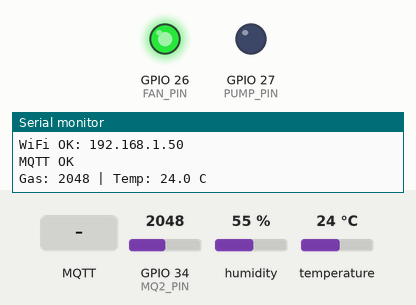
A sketch run on a simulated ESP32. Parts: output pins drawn as LEDs (lit = HIGH), the last lines printed to the serial monitor. Inputs (shaded band) come from the test bench; at power-on: GPIO 34 (MQ2_PIN) = 2048, humidity 55 %, temperature 24 °C. WiFi joins after 1.5 s; servers stay silent unless stated; no MQTT or app messages arrive unless stated.

Above: at 2.3 s.
2.4 s: GPIO 34 (MQ2_PIN) set to 1935
At 4.4 s:
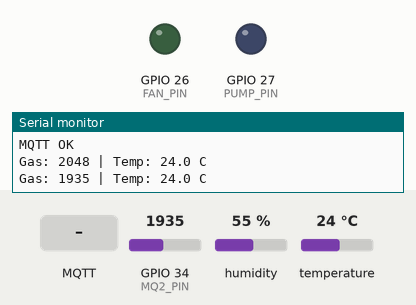
5.5 s: MQTT message "ON" arrives on the second subscribed topic
At 6.8 s:
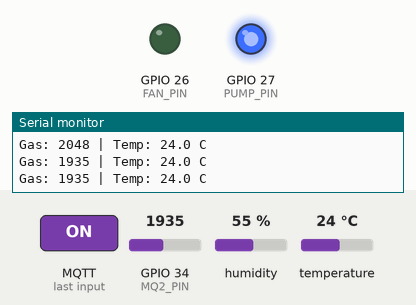
7.1 s: MQTT message "ON" arrives on the first subscribed topic
At 8.3 s:
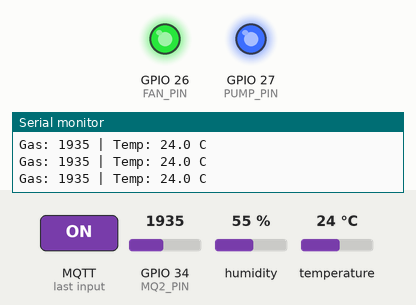
8.7 s: MQTT message "OFF" arrives on the first subscribed topic
At 9.7 s:
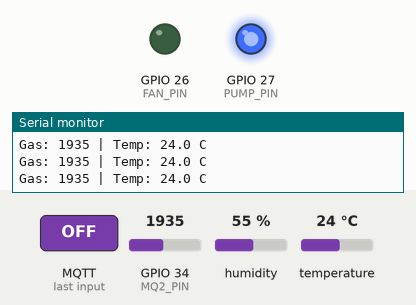
10.3 s: MQTT message "OFF" arrives on the second subscribed topic
At 11.1 s:
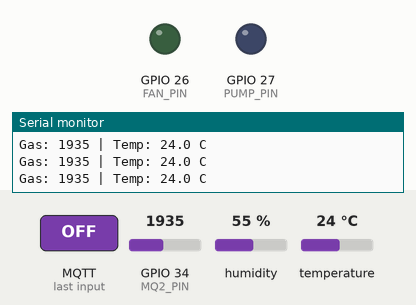
Timing chart, 0 to 12.9 s (numbered marks = the images above; inputs shaded):
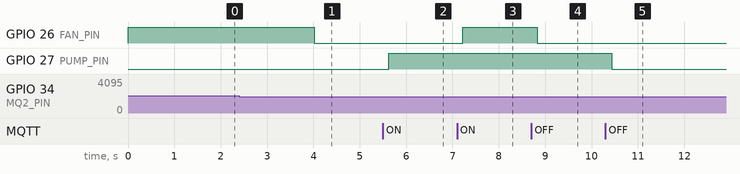

The sketch:

sketch.ino
```cpp
#include <WiFi.h>
#include <PubSubClient.h>
#include <DHT.h>

// ---------- Cấu hình ----------
#define MQ2_PIN   34
#define DHT_PIN   15
#define FAN_PIN   26
#define PUMP_PIN  27

const char* WIFI_SSID = "Wokwi-GUEST";
const char* WIFI_PASS = "";
const char* MQTT_HOST = "broker.hivemq.com";
const int   MQTT_PORT = 1883;

#define T_DATA  "nhom1/baocay/data"      // JSON {"gas":..,"temp":..}
#define T_FAN   "nhom1/baocay/fan"       // ON / OFF / AUTO
#define T_PUMP  "nhom1/baocay/pump"      // ON / OFF / AUTO

#define GAS_THRESHOLD   2000   // ADC 0-4095
#define TEMP_THRESHOLD  50.0   // °C

DHT dht(DHT_PIN, DHT22);
WiFiClient espClient;
PubSubClient mqtt(espClient);

struct SensorData { int gas; float temp; };

QueueHandle_t dataQueue;   // Task đọc -> Task truyền
QueueHandle_t alertQueue;  // Task đọc -> Task cảnh báo

// 0 = AUTO, 1 = ON (manual), 2 = OFF (manual)
volatile int fanMode = 0, pumpMode = 0;

void onMessage(char* topic, byte* payload, unsigned int len) {
  String m; for (unsigned i = 0; i < len; i++) m += (char)payload[i];
  int v = (m == "ON") ? 1 : (m == "OFF") ? 2 : 0;
  if (String(topic) == T_FAN)  fanMode  = v;
  if (String(topic) == T_PUMP) pumpMode = v;
}

// ---------- Task truyền data (Core 0) ----------
void taskTransmit(void* pv) {
  WiFi.begin(WIFI_SSID, WIFI_PASS, 6);
  while (WiFi.status() != WL_CONNECTED) { vTaskDelay(500 / portTICK_PERIOD_MS); }
  Serial.println("WiFi OK: " + WiFi.localIP().toString());
  mqtt.setServer(MQTT_HOST, MQTT_PORT);
  mqtt.setCallback(onMessage);
  SensorData d;
  for (;;) {
    if (!mqtt.connected()) {
      String id = "esp32-" + String((uint32_t)ESP.getEfuseMac(), HEX);
      if (mqtt.connect(id.c_str())) {
        mqtt.subscribe(T_FAN); mqtt.subscribe(T_PUMP);
        Serial.println("MQTT OK");
      } else { vTaskDelay(2000 / portTICK_PERIOD_MS); continue; }
    }
    mqtt.loop();
    if (xQueueReceive(dataQueue, &d, 100 / portTICK_PERIOD_MS) == pdTRUE) {
      char buf[64];
      snprintf(buf, sizeof(buf), "{\"gas\":%d,\"temp\":%.1f}", d.gas, d.temp);
      mqtt.publish(T_DATA, buf);
    }
  }
}

// ---------- Task đọc data (Core 1) ----------
void taskRead(void* pv) {
  SensorData d;
  for (;;) {
    d.gas  = analogRead(MQ2_PIN);
    d.temp = dht.readTemperature();
    if (!isnan(d.temp)) {
      Serial.printf("Gas: %d | Temp: %.1f C\n", d.gas, d.temp);
      xQueueSend(dataQueue,  &d, 0);
      xQueueSend(alertQueue, &d, 0);
    } else Serial.println("Loi doc DHT22");
    vTaskDelay(2000 / portTICK_PERIOD_MS);
  }
}

// ---------- Task cảnh báo (Core 1) ----------
void taskAlert(void* pv) {
  SensorData d = {0, 0};
  for (;;) {
    xQueueReceive(alertQueue, &d, 200 / portTICK_PERIOD_MS);  // timeout để vẫn nhận lệnh manual
    bool fan  = (fanMode  == 0) ? (d.gas  > GAS_THRESHOLD)  : (fanMode  == 1);
    bool pump = (pumpMode == 0) ? (d.temp > TEMP_THRESHOLD) : (pumpMode == 1);
    digitalWrite(FAN_PIN,  fan);
    digitalWrite(PUMP_PIN, pump);
  }
}

void setup() {
  Serial.begin(115200);
  pinMode(FAN_PIN, OUTPUT); pinMode(PUMP_PIN, OUTPUT);
  dht.begin();
  dataQueue  = xQueueCreate(10, sizeof(SensorData));
  alertQueue = xQueueCreate(10, sizeof(SensorData));
  xTaskCreatePinnedToCore(taskTransmit, "Transmit", 8192, NULL, 1, NULL, 0);
  xTaskCreatePinnedToCore(taskRead,     "Read",     4096, NULL, 2, NULL, 1);
  xTaskCreatePinnedToCore(taskAlert,    "Alert",    4096, NULL, 3, NULL, 1);
}

void loop() { vTaskDelete(NULL); }
```

Measured:
- the behaviour switches between 2001 and 2000 on GPIO 34 (MQ2_PIN) (found by bisection; images 0 and 1)
- after the input at 2.4 s, GPIO 26 (FAN_PIN): HIGH → LOW after 1.6 s
- after the input at 5.5 s, GPIO 27 (PUMP_PIN): LOW → HIGH after 0.12 s
- after the input at 7.1 s, GPIO 26 (FAN_PIN): LOW → HIGH after 0.13 s
- after the input at 8.7 s, GPIO 26 (FAN_PIN): HIGH → LOW after 0.13 s
- after the input at 10.3 s, GPIO 27 (PUMP_PIN): HIGH → LOW after 0.14 s
